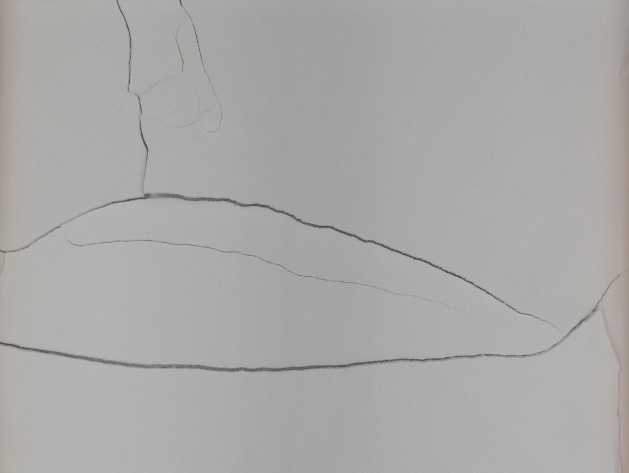
#> input picture test/file1.jpg, 629 x 473 px
$ python thresholding.py
#> lines starting #> are read from the running program, lines starting #| are printed output that depends on the picture; after the words box and inside, x2 and y2 are one past the last pixel; in counts of white or black regions, pixels touching at a corner belong together
# [22 lines of commented-out code are left out]


import cv2 as cv
import numpy as np
from matplotlib import pyplot as plt
img = cv.imread('file1.jpg',0)
#> img: shape (473, 629); min 62, max 189, mean 169.4
# global thresholding
ret1,th1 = cv.threshold(img,127,255,cv.THRESH_BINARY)
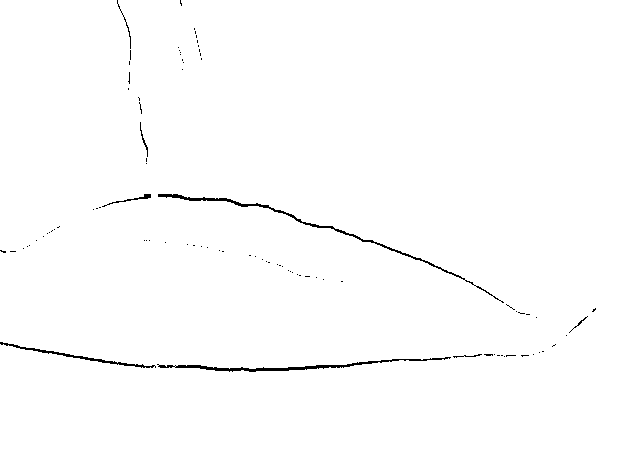
#> th1: shape (473, 629); 99.2% white; black in thin lines or dots, all inside (x1, y1, x2, y2) = (0, 0, 596, 372)
# Otsu's thresholding
ret2,th2 = cv.threshold(img,0,255,cv.THRESH_BINARY+cv.THRESH_OTSU)
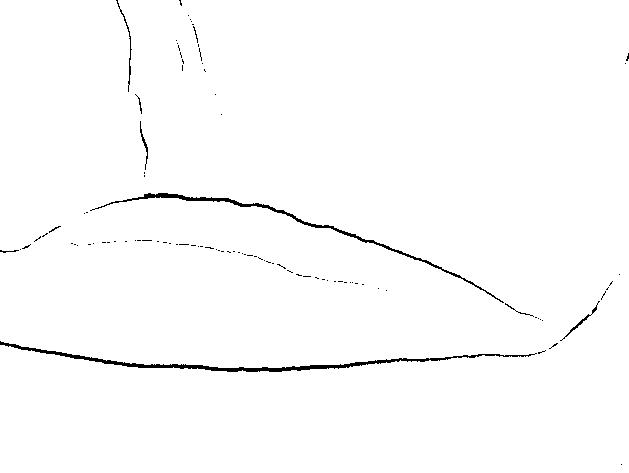
#> th2: shape (473, 629); 98.8% white; 99 black regions (89 under 20 px), largest, box (x1, y1, x2, y2) and area: (0, 341, 537, 372) 1677, (90, 193, 504, 303) 1178, (116, 0, 132, 92) 124
#> ret2 = 142
# Otsu's thresholding after Gaussian filtering
blur = cv.GaussianBlur(img,(5,5),0)
ret3,th3 = cv.threshold(blur,0,255,cv.THRESH_BINARY+cv.THRESH_OTSU)
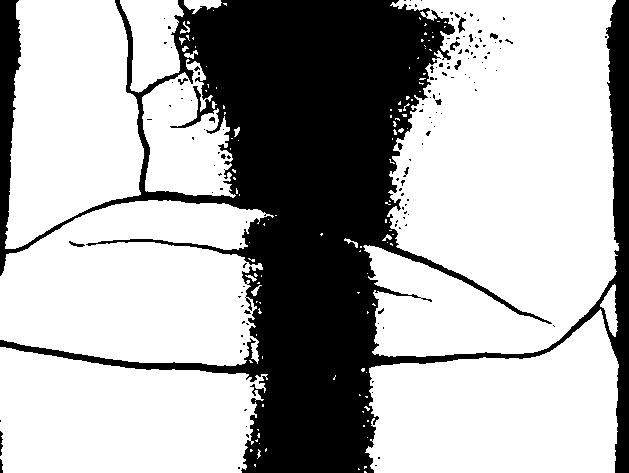
#> th3: shape (473, 629); 68.1% white; 141 black regions (127 under 20 px), largest, box (x1, y1, x2, y2) and area: (0, 0, 629, 473) 93826, (458, 17, 466, 33) 61, (0, 431, 3, 456) 48
#> ret3 = 167
# plot all the images and their histograms
images = [img, 0, th1,
          img, 0, th2,
          blur, 0, th3]
titles = ['Original Noisy Image','Histogram','Global Thresholding (v=127)',
          'Original Noisy Image','Histogram',"Otsu's Thresholding",
          'Gaussian filtered Image','Histogram',"Otsu's Thresholding"]
# [7 lines of commented-out code are left out]

plt.imshow(th3,'gray')
plt.show()

$ run again, with test/crack.jpg copied over test/file1.jpg
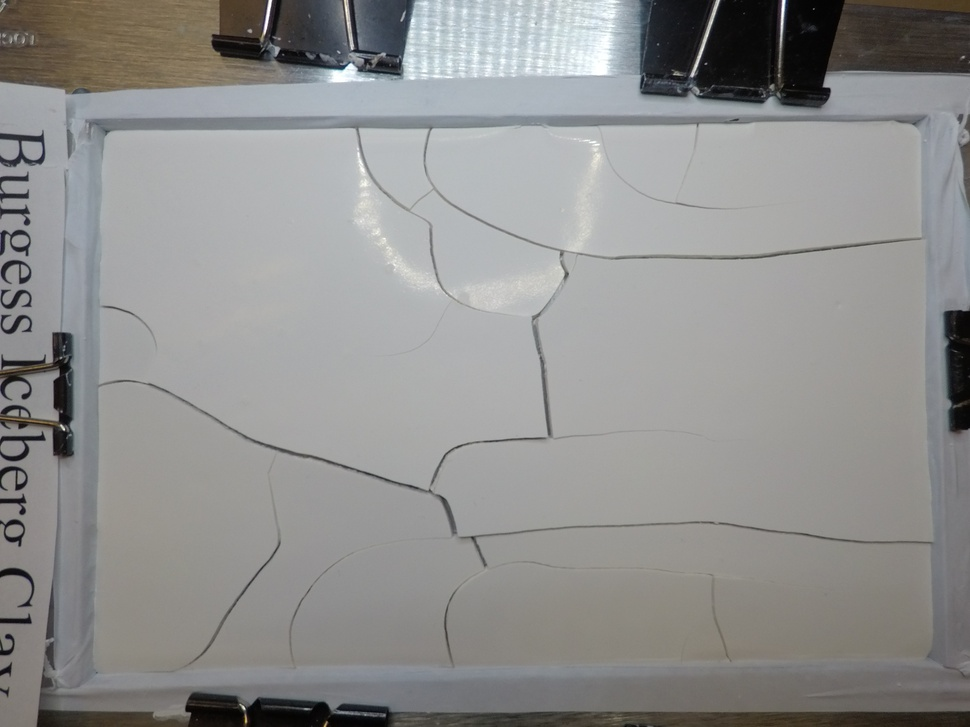
#> input picture test/crack.jpg, 970 x 727 px, shrunk from 4000 x 3000 before the run
#> `ret1,th1 = cv.threshold(img,127,255,cv.THRESH_BINARY)`:
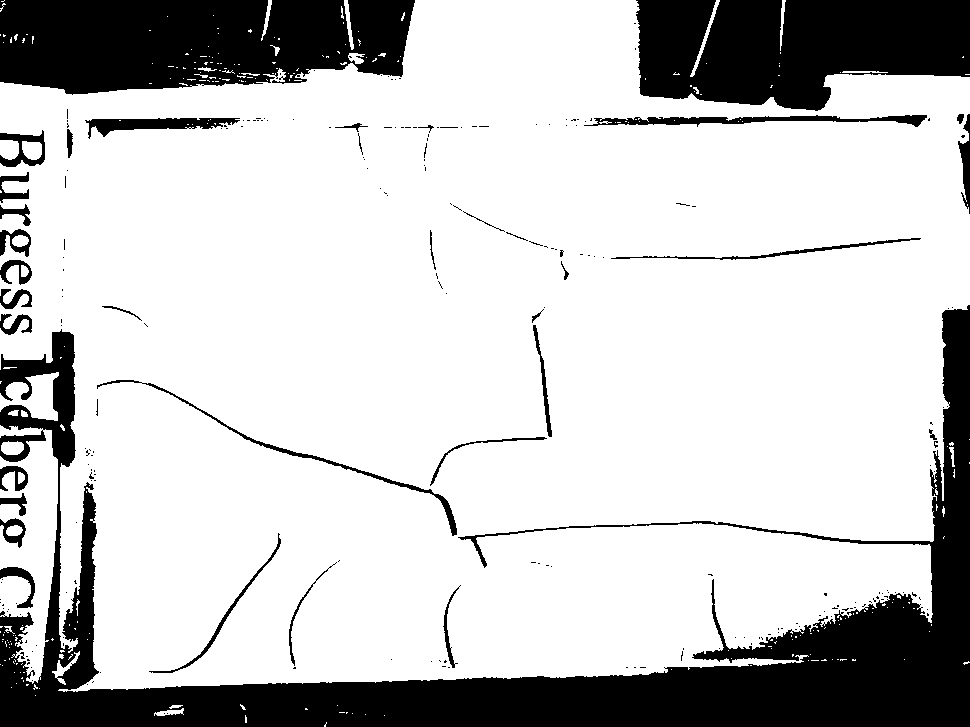
#> th1: shape (727, 970); 77.7% white; 231 black regions (195 under 20 px), largest, box (x1, y1, x2, y2) and area: (0, 305, 970, 727) 82266, (0, 0, 415, 95) 32675, (636, 0, 970, 111) 29436
#> th2: shape (727, 970); 87% white; 271 black regions (217 under 20 px), largest, box (x1, y1, x2, y2) and area: (638, 0, 970, 109) 28623, (36, 537, 970, 727) 22514, (211, 0, 414, 76) 11703
#> ret2 = 106
#> `ret3,th3 = cv.threshold(blur,0,255,cv.THRESH_BINARY+cv.THRESH_OTSU)`:
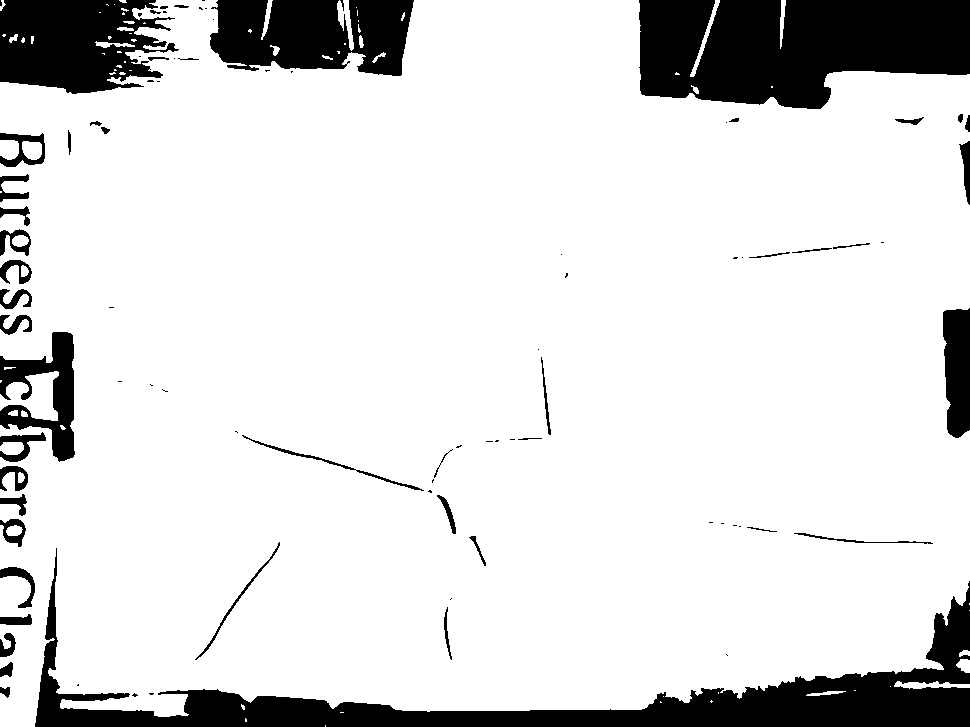
#> th3: shape (727, 970); 85.9% white; 89 black regions (41 under 20 px), largest, box (x1, y1, x2, y2) and area: (35, 548, 970, 727) 30720, (639, 0, 970, 109) 28882, (0, 0, 179, 94) 12288
#> ret3 = 109

$ run again, with test/crack1.jpg copied over test/file1.jpg
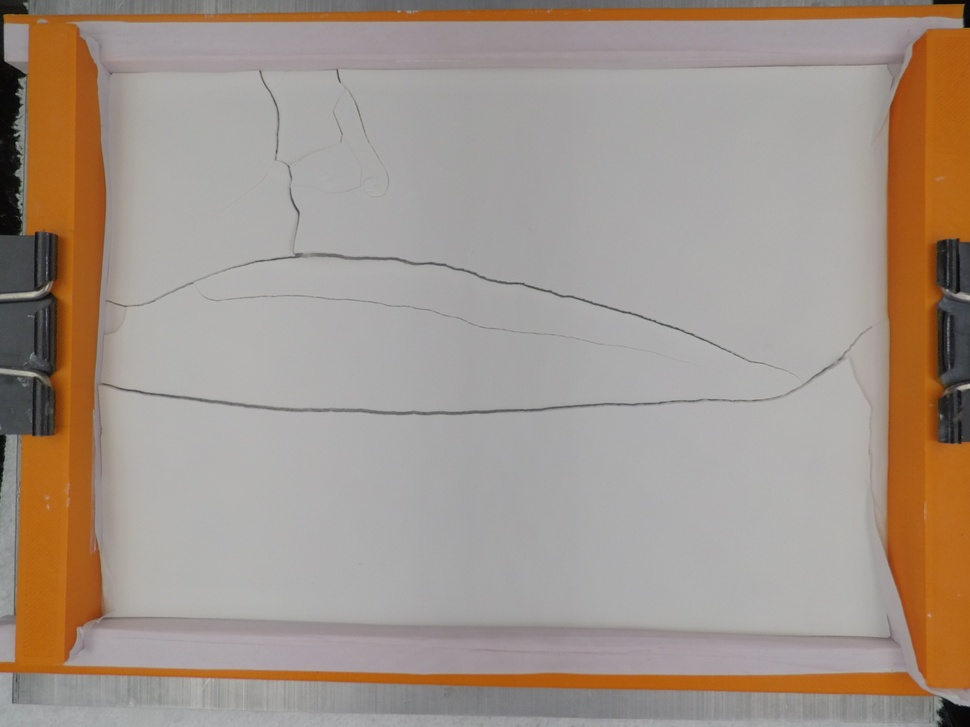
#> input picture test/crack1.jpg, 970 x 727 px, shrunk from 4000 x 3000 before the run
#> `ret1,th1 = cv.threshold(img,127,255,cv.THRESH_BINARY)`:
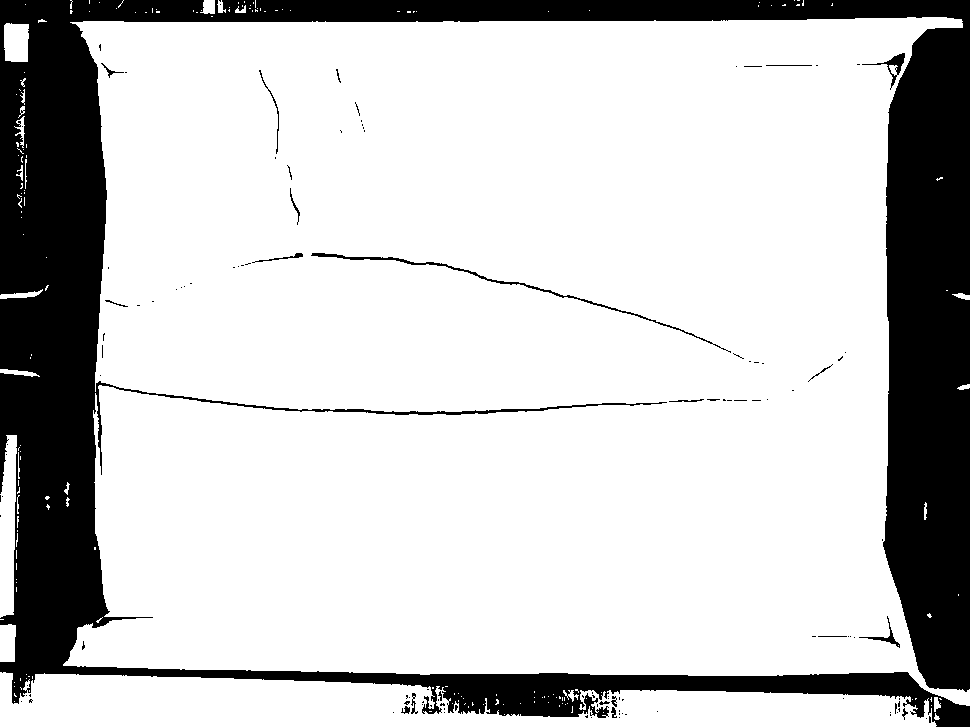
#> th1: shape (727, 970); 78.8% white; 120 black regions (99 under 20 px), largest, box (x1, y1, x2, y2) and area: (0, 0, 970, 727) 147000, (311, 253, 731, 353) 945, (862, 53, 905, 90) 275
#> th2: shape (727, 970); 77.8% white; 150 black regions (126 under 20 px), largest, box (x1, y1, x2, y2) and area: (0, 0, 970, 727) 153731, (310, 253, 732, 353) 1044, (792, 615, 901, 648) 329
#> ret2 = 133
#> `ret3,th3 = cv.threshold(blur,0,255,cv.THRESH_BINARY+cv.THRESH_OTSU)`:
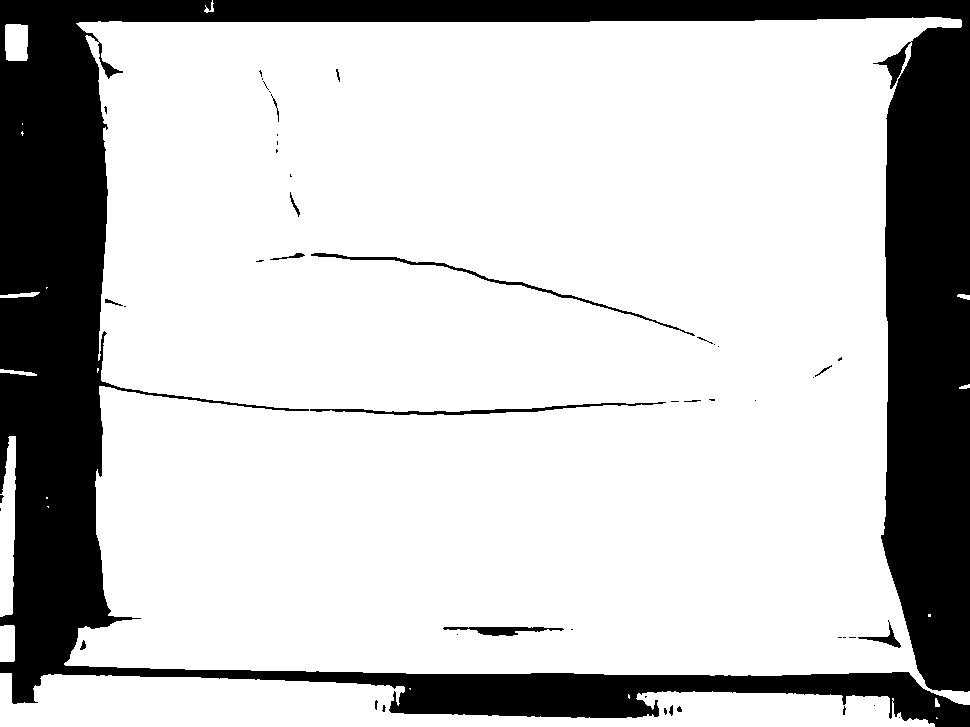
#> th3: shape (727, 970); 77.5% white; 48 black regions (30 under 20 px), largest, box (x1, y1, x2, y2) and area: (0, 0, 970, 727) 155255, (311, 253, 695, 336) 1069, (310, 402, 666, 415) 994
#> ret3 = 134
